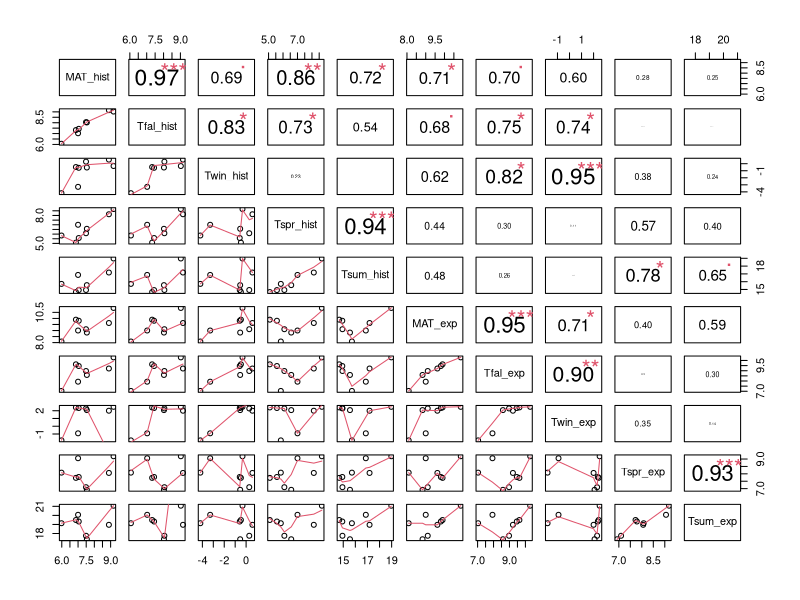
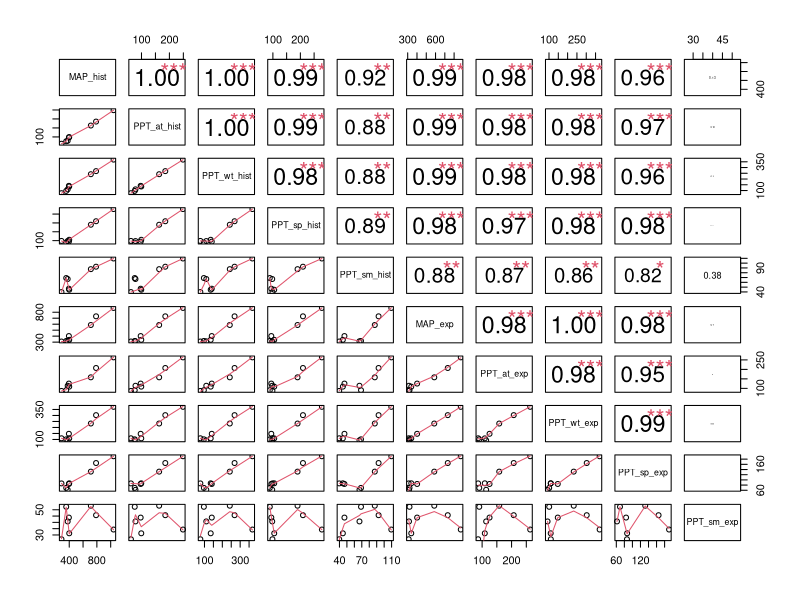

The R source for these figures, in order: (Note: this script raises an error after producing the figures.)
# climate correlations

library(dplyr)
clim <- read.csv("data/all_clim.csv") 

# slim down data to sets of interest
clim_temp <- clim %>% 
  dplyr::select(MAT_hist:Tsum_hist, MAT_exp:Tsum_exp)
clim_ppt <- clim %>% 
  dplyr::select(MAP_hist:PPT_sm_hist, MAP_exp:PPT_sm_exp)
clim_slim <- clim %>% 
  dplyr::select(MAT_hist:Tsum_hist, MAT_exp:Tsum_exp, MAP_hist:PPT_sm_hist, MAP_exp:PPT_sm_exp)

# make nice figures for examining correlations - found function on the web separated from original attribution
panel.cor <- function(x, y, digits=2, prefix="", cex.cor) 
{
  usr <- par("usr"); on.exit(par(usr)) 
  par(usr = c(0, 1, 0, 1)) 
  r <- abs(cor(x, y)) 
  txt <- format(c(r, 0.123456789), digits=digits)[1] 
  txt <- paste(prefix, txt, sep="") 
  if(missing(cex.cor)) cex <- 0.8/strwidth(txt) 
  
  test <- cor.test(x,y) 
  # borrowed from printCoefmat
  Signif <- symnum(test$p.value, corr = FALSE, na = FALSE, 
                   cutpoints = c(0, 0.001, 0.01, 0.05, 0.1, 1),
                   symbols = c("***", "**", "*", ".", " ")) 
  
  text(0.5, 0.5, txt, cex = cex * r) 
  text(.8, .8, Signif, cex=cex, col=2) 
}

pairs(clim_temp,lower.panel = panel.smooth, upper.panel = panel.cor)
pairs(clim_ppt,lower.panel = panel.smooth, upper.panel = panel.cor)

# make correlation matrices
ppt_cors <- cor(clim_ppt)
temp_cors <- cor(clim_temp)
all_cors <- cor(clim_slim)

# write out csvs
write.csv(ppt_cors, "data/climate_correlations/cors_ppt.csv")
write.csv(temp_cors, "data/climate_correlations/cors_temp.csv")
write.csv(all_cors, "data/climate_correlations/cors_all.csv")
names(clim)
